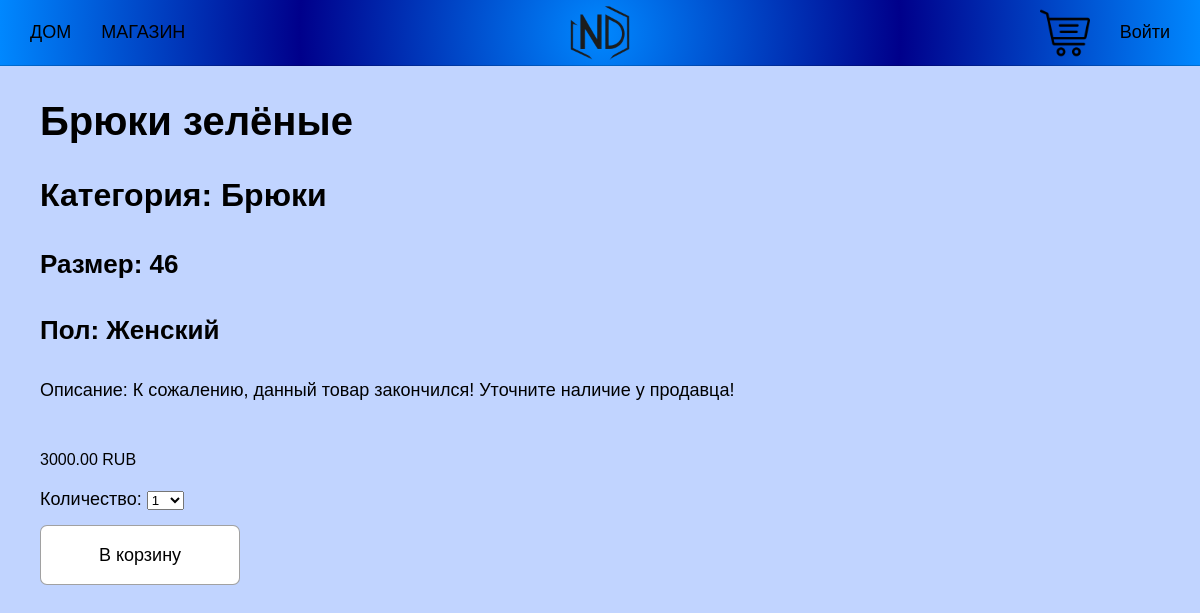
Screenshot of /shop/bryuki-zelyonye/ with the database file from the repository.
### main/models.py (models this page shows, shortened)
class Product(models.Model):
    category = models.ForeignKey(Category, related_name='products',
                                 on_delete=models.PROTECT)
    name = models.CharField(max_length=50)
    slug = models.SlugField(max_length=50)
    image = models.ImageField(upload_to='products/%Y/%m/%d', blank=True)
    description = models.TextField(blank=True)
    gender = models.CharField(max_length=10, choices=GENDER, default='Женский')
    size = models.IntegerField(max_length=10, default=30)
    price = models.DecimalField(max_digits=10, decimal_places=2)
    available = models.BooleanField(default=True)
    created = models.DateTimeField(auto_now_add=True)
    updated = models.DateTimeField(auto_now=True)
    discount = models.DecimalField(default=0.00, max_digits=5,
                                   decimal_places=2)
    class Meta:
        ordering = ['name']
        indexes = [models.Index(fields=['id', 'slug']),
                   models.Index(fields=['name']),
                   models.Index(fields=['-created'])]

class Category(models.Model):
    name  = models.CharField(max_length=20, unique=True)
    slug = models.SlugField(max_length=20, unique=True)
    class Meta:
        ordering = ['name']
        indexes = [models.Index(fields=['name'])]
        verbose_name = 'Category'
        verbose_name_plural = 'Categories'
    def __str__(self):
        return self.name

### main/views.py (the view)
# urls.py: path('shop/<slug:slug>/', views.product_details, name='product_detail'),
def product_details(request, slug):
    product = get_object_or_404(Product, slug=slug, available=True)
    cart_product_form = CartAddProductForm
    return render(request, 'main/product/detail.html', {'product':product,
                                                        'cart_product_form': cart_product_form})

### cart/cart.py (called while the page is built)
    def __len__(self):
        return sum(item['quantity'] for item in self.cart.values())

### cart/context_processors.py (called while the page is built)
def cart(request):
    return {'cart': Cart(request)}

### main/templates/main/product/detail.html (shortened to what this page needs)
{% extends 'main/base.html' %}
{% load static %}
{% block content %}
<div class="detail-product">
    <div class="detail-description">
        <h2>{{ product.name }}</h2>
        <h3>Категория: {{ product.category }}</h3>
        <h4>Размер: {{ product.size }}</h4>
        <h4>Пол: {{ product.gender }}</h4>
        <p class="p-description">Описание: {{ product.description }}</p>
        {% if product.discount %}
            <div class="cart_discount">
                <p class="line">{{ product.price }}</p>
                <p>{{ product.sell_price }} RUB</p>
            </div>
        {% else %}
            <p class="price">{{ product.price }} RUB</p>
        {% endif %}
        <form action="{% url 'cart:cart_add' product.id %}" class="qform" method="post">
            <div class="cart-form">
                {{ cart_product_form }}
            </div>
            <input type="submit" class="add-to-cart-btn" value="В корзину">
        </form>
    </div>
</div>
{% endblock content %}

### main/static/css/base.css (style rules this page uses)
:root { --background-image: linear-gradient(180deg, rgba(247, 247, 247, 1) 0%, rgb(194, 194, 194) 100%); --border-black: 1px solid rgba(0, 0, 0, 0.37); --box-shadow: 0 0 20px rgb(0, 255, 255); --text-shadow: 0 0 10px rgb(0, 255, 255); --gradient-logo: radial-gradient(circle,rgba(0, 136, 255, 1) 0%, rgb(0, 0, 139) 50%, rgba(0, 136, 255, 1) 100%); --gradient-c: linear-gradient(180deg,rgba(40, 40, 176, 1) 0%, rgba(0, 136, 255, 1) 50%, rgba(40, 40, 176, 1) 100%); }
h2 { font-size: 40px; }
h3 { font-size: 32px; }
h4 { font-size: 26px; }
body { background-color: rgb(193, 212, 255); margin: 0; padding: 0; font-family:'Lucida Sans', 'Lucida Sans Regular', 'Lucida Grande', 'Lucida Sans Unicode', Geneva, Verdana, sans-serif; font-size: 18px; }
.price { font-size: 16px; padding: 0; margin: 0; margin: 35px 0 10px 0; max-width: 195px; }
.detail-product { display: flex; justify-content: flex-start; }
.detail-description { margin: 0 40px; text-align: justify; margin-bottom: 48px; }
.p-description { margin-bottom: 50px; }
.qform { margin-top: 20px; }
.add-to-cart-btn { font-size: 18px; display: flex; background-color: #fff; border-radius: 7px; border: var(--border-black); width: 200px; height: 60px; transition: all 0.2s linear; margin-top: 15px; }

### rows the page displays
Product: name "Брюки зелёные", category "Брюки", size "46", gender "Женский", description "К сожалению, данный товар закончился! Уточните наличие у продавца!", price "3000.00"
